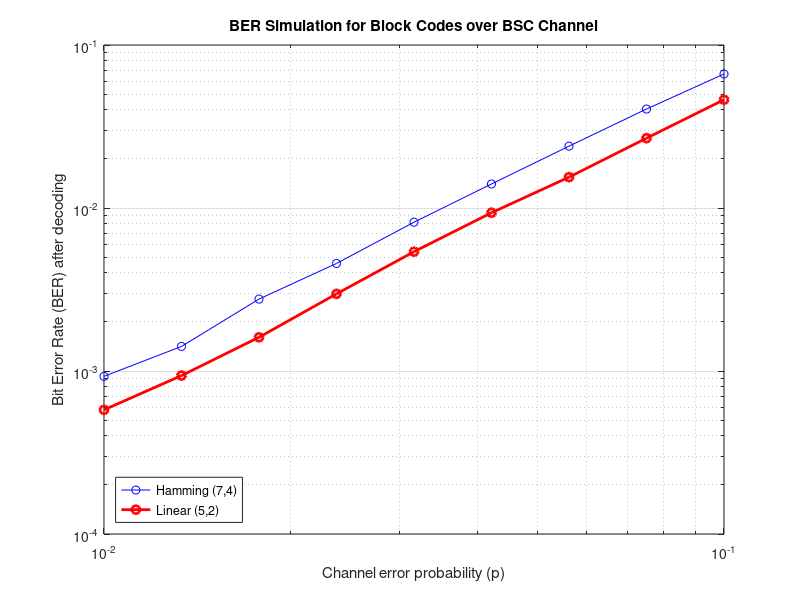

The MATLAB source for this figure:
% simulate_block_codes.m
% BER simulation for Linear Block Code and Hamming Code over a BSC channel

% CONSTANTS
% Define the number of bits to simulate per value of channel error probability p.
% The total (4e5) is divided into packets of 100,000 bits to make the simulation more efficient and modular.

nbitsPacket = 100000;          % Number of bits per packet
nbitsTotal = 4e5;              % Minimum number of bits to simulate per p value
nPackets = ceil(nbitsTotal / nbitsPacket); % Number of packets to simulate

% TRANSITION PROBABILITIES (from 0.1 to 0.01, 9 values)
% Compute the 9 values of the BSC channel error probability. They are logarithmically 
% distributed between 0.01 and 0.1. This p will be used to simulate transmission errors.

k_vec = 0:8;
p = 10.^((k_vec - 16)/8);

% CODE PARAMETERS
% Define encoding parameters (k, n) for each of the two codes:
% Linear code (5,2)
% Hamming code (7,4)

k_lin = 2;
n_lin = 5;
k_ham = 4;
n_ham = 7;

% CODE MATRICES
% G_linear is the generator matrix of the general linear code provided in the assignment.
% G_hamming is obtained with the hammgen(3) function, which generates the matrix for a Hamming code with parameter m=3 (thus (7,4)).

G_linear = [1 0 1 1 0; 1 1 1 0 1]; % given generator matrix
[~, G_hamming] = hammgen(3);      % Hamming code (7,4)

% SYNDROME TABLE (only for linear code)
% Compute the syndrome table for the linear code from its generator matrix.
% This table optimizes decoding by making it faster (direct lookup).

synd_linear = syndtable(gen2par(G_linear));

% BER RESULTS
% Initialize vectors to store the BER (bit error rate) of each code for each value of p.
BER_hamming = zeros(1, length(p));
BER_linear = zeros(1, length(p));

% START SIMULATION
% Begin the main simulation loop. Iterate over each value of channel error probability p(i).
% Initialize error counters to zero for this value of p.
for i = 1:length(p)
    errH = 0;
    errL = 0;
    % Create as many words as needed to reach nbitsPacket in each packet.
    % Each row of mH and mL is a message word of k bits.
    for j = 1:nPackets
        % MESSAGE GENERATION
        mH = randi([0 1], ceil(nbitsPacket / k_ham), k_ham);
        mL = randi([0 1], ceil(nbitsPacket / k_lin), k_lin);

        % ENCODING
        % Encode each word using the corresponding code.
        % encode returns a matrix where each row is a codeword of n bits.
        % For the linear code the generator matrix is specified manually.
        cH = encode(mH, n_ham, k_ham, 'hamming/binary');
        cL = encode(mL, n_lin, k_lin, 'linear/binary', G_linear);

        % TRANSMISSION THROUGH BSC CHANNEL
        % Simulate the BSC channel: each bit has a probability p(i) of being flipped.
        % Obtain the received codewords (with errors) rH and rL.
        rH = bsc(cH, p(i));
        rL = bsc(cL, p(i));

        % DECODING
        % Decode the received codewords.
        % For Hamming, MATLAB already knows the syndrome table.
        % For the linear code, explicitly pass the syndrome table (synd_linear) to improve speed.
        dH = decode(rH, n_ham, k_ham, 'hamming/binary');
        dL = decode(rL, n_lin, k_lin, 'linear/binary', G_linear, synd_linear);

        % ERROR COUNTING
        % Count how many decoded bits do not match the original bits.
        % biterr compares the matrices and returns the total number of errors.
        errH = errH + biterr(mH, dH);
        errL = errL + biterr(mL, dL);
    end

    % FINAL BER FOR THIS p VALUE
    % Compute BER by dividing accumulated errors by total number of transmitted bits.
    % BER_hamming(i) and BER_linear(i) store the result for this p(i).
    bits_H = ceil(nbitsPacket / k_ham) * k_ham * nPackets;
    bits_L = ceil(nbitsPacket / k_lin) * k_lin * nPackets;

    BER_hamming(i) = errH / bits_H;
    BER_linear(i) = errL / bits_L;
end

% FINAL PLOT
% Plot BER in a log-log graph.
% Display the two curves with different colors.
% Allows visual comparison of the performance of both codes as channel error increases.
figure;
loglog(p, BER_hamming, '-ob', p, BER_linear, '-or', 'LineWidth', 2);
xlabel('Channel error probability (p)');
ylabel('Bit Error Rate (BER) after decoding');
legend('Hamming (7,4)', 'Linear (5,2)', 'Location', 'southwest');
title('BER Simulation for Block Codes over BSC Channel');
grid on;

disp('BER Hamming:');
disp(BER_hamming);
disp('BER Linear:');
disp(BER_linear);

saveas(gcf, 'docs/assets/grafica_BER_AC2.png');